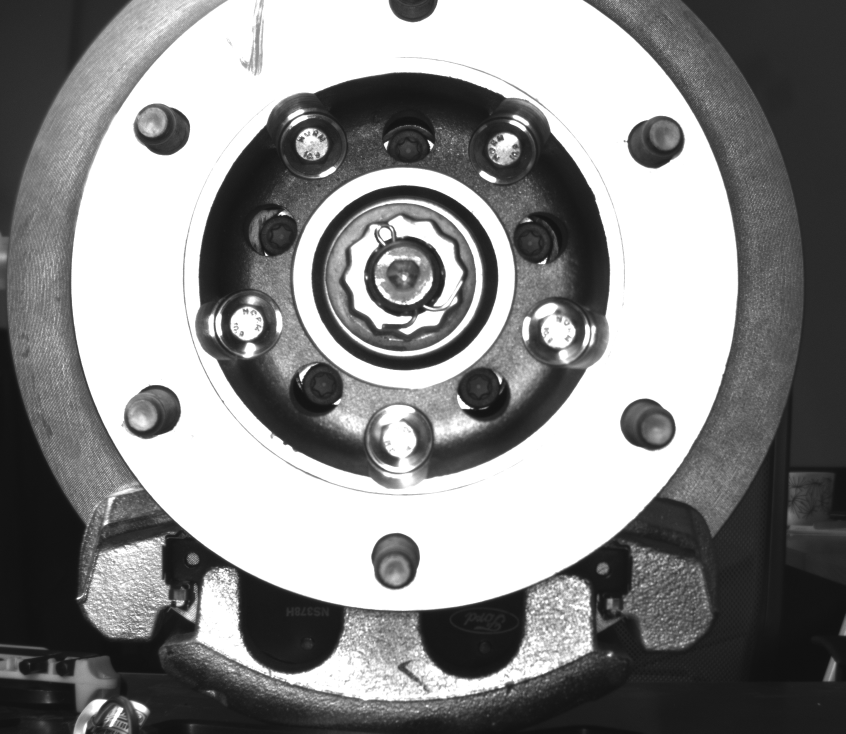
%> input picture MATLAB/Strain Analysis/ImageInvPolarTransform/sample2_crop.png, 1691 x 1467 px (shown at 1/2 size)
$ octave test_inv_polar.m   (GNU Octave 9; MATLAB toolbox functions it lacks are replaced by stand-ins)
%> lines starting %> are read from the running program, lines starting %| are printed output that depends on the picture; in (x1, y1, x2, y2) boxes, pixels count from 0 and x2, y2 are one past the last pixel; in counts of white or black regions, pixels touching at a corner belong together; the program's own positions count from 1
### MATLAB/Strain Analysis/ImageInvPolarTransform/transImageInvPolar_2.m

% This function applies an inverse polar transformation to an image with
% circular structures. [Cx, Cy] is the center location of both of the
% circles, while InnerRadius is the radius for the small circular arc,
% while OuterRadius is for the big one. The transformation is applied
% starting from angle Phi0 to PhiEnd (in radians).
% The result IWarp is a linearized image, in which the circular elements
% are mapped onto linear ones. If the parameter Visualize is set to true,
% then the image with polar region as well as the output are plotted.
% The function only warps the region remaining within the torus lying
% within the two circles.
% Note that I is expected to be a gray valued image. The coordinate axis
% respects the mathematical convention. This is why angular mappings are
% also defind in the similar fashion. Yet, [Cx, Cy] are in pixel
% coordinates.
% Usage (Parameters are illustrative only) :
% fromRadius = 205.0;
% toRadius = 676.0;
% centerX = 802.0;
% centerY = 550.0;
% fromAngle = pi/2;
% toAngle = pi+pi/2;
% transImageInvPolar(I, centerX, centerY, fromRadius, toRadius, fromAngle, toAngle, 1)
% Author: Tolga Birdal

%%
% ver 2:

function [IWarp] = transImageInvPolar_2(I, Cx, Cy, InnerRadius, OuterRadius, Phi0, PhiEnd, Visualize)
%> called with Cx = 802, Cy = 550, InnerRadius = 205, OuterRadius = 676, Phi0 = 0, PhiEnd = 6.28, Visualize = 0

% copy parameters
cx = Cx; cy = Cy;
out = OuterRadius;
in = InnerRadius;
phi0 = Phi0;
phiEnd = PhiEnd;

% compute boundaries and dimensions
M=out-in+1;
rMin=in/out;
rMax=1;

% sampling for the angle
s=out;
r=linspace(rMin, rMax, M);
N=round(out*(phiEnd-phi0));

th=linspace(phi0, phiEnd, N);

% meshgrid in polar space
[TH, R]=meshgrid(-th,r);

% compute the correspondent coordinates
X=R.*cos(TH);
Y=R.*sin(TH);
X=X*s+cx;
Y=Y*s+cy;

% warp
IWarp = interp2(I, X,Y);
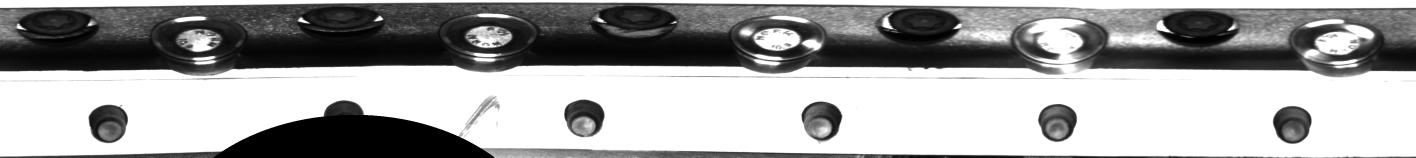
%> IWarp: size 472x4247 double (shown at 1/3 size); 3.7% of the values are NaN or infinite; the others: min 18.11, max 255, mean 176.5; drawn with min black, max white, NaN and infinite black
IWarp(isnan(IWarp)) = 0;
if (Visualize)
    figure, imshow(I, []);
    hold on, viscircles([cx cy; cx cy], [in out]);
    figure, imshow(IWarp,[]);
end

end

### MATLAB/Strain Analysis/ImageInvPolarTransform/transImageInvPolar_3.m

% This function applies an inverse polar transformation to an image with
% circular structures. [Cx, Cy] is the center location of both of the
% circles, while InnerRadius is the radius for the small circular arc,
% while OuterRadius is for the big one. The transformation is applied
% starting from angle Phi0 to PhiEnd (in radians).
% The result IWarp is a linearized image, in which the circular elements
% are mapped onto linear ones. If the parameter Visualize is set to true,
% then the image with polar region as well as the output are plotted.
% The function only warps the region remaining within the torus lying
% within the two circles.
% Note that I is expected to be a gray valued image. The coordinate axis
% respects the mathematical convention. This is why angular mappings are
% also defind in the similar fashion. Yet, [Cx, Cy] are in pixel
% coordinates.
% Usage (Parameters are illustrative only) :
% fromRadius = 205.0;
% toRadius = 676.0;
% centerX = 802.0;
% centerY = 550.0;
% fromAngle = pi/2;
% toAngle = pi+pi/2;
% transImageInvPolar(I, centerX, centerY, fromRadius, toRadius, fromAngle, toAngle, 1)
% Author: Tolga Birdal

%%
% ver 2:

function [IWarp] = transImageInvPolar_3(I, Cx, Cy, InnerRadius, OuterRadius, Phi0, PhiEnd, Visualize, PhiLen)
%> called with Cx = 802, Cy = 550, InnerRadius = 205, OuterRadius = 676, Phi0 = 0, PhiEnd = 6.28, Visualize = 0, PhiLen = 360

% copy parameters
cx = Cx; cy = Cy;
out = OuterRadius;
in = InnerRadius;
phi0 = Phi0;
phiEnd = PhiEnd;

% compute boundaries and dimensions
M=out-in+1;
rMin=in/out;
rMax=1;

% sampling for the angle
s=out;
r=linspace(rMin, rMax, M);
N=round(out*(phiEnd-phi0));

th=linspace(phi0, phiEnd, PhiLen);

% meshgrid in polar space
[TH, R]=meshgrid(-th,r);

% compute the correspondent coordinates
X=R.*cos(TH);
Y=R.*sin(TH);
X=X*s+cx;
Y=Y*s+cy;

% warp
IWarp = interp2(I, X,Y);
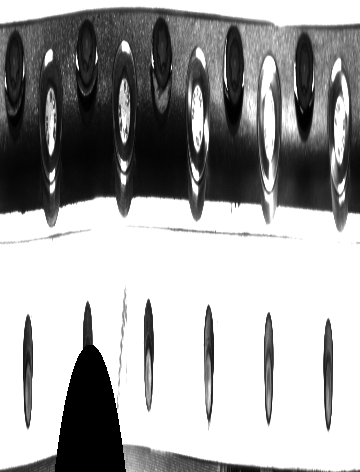
%> IWarp: size 472x360 double; 3.69% of the values are NaN or infinite; the others: min 18.12, max 255, mean 176.6; drawn with min black, max white, NaN and infinite black
IWarp(isnan(IWarp)) = 0;
%> IWarp: size 472x360 double; 3.69% of pixels changed, all inside (x1, y1, x2, y2) = (55, 345, 126, 472)
if (Visualize)
    figure, imshow(I, []);
    hold on, viscircles([cx cy; cx cy], [in out]);
    figure, imshow(IWarp,[]);
end

end

### MATLAB/Strain Analysis/ImageInvPolarTransform/test_inv_polar.m

% This script demonstrates the effectiveness of inverse polar transform in
% unwrapping the circular structures. The code simply loads an image and
% calls the function transImageInvPolar with appropriate parameters.
% Author: Tolga Birdal

close all;
I=double(rgb2gray(imread('sample2_crop.png')));

in=205.0;
out=676.0;
cx=802.0;
cy=550.0;
phi0 = 0;
phiEnd=  2*pi;
figure, imshow(I,[])
ITrans1 = transImageInvPolar_2(I, cx, cy, in, out, phi0, phiEnd, 0);
ITrans2 = transImageInvPolar_3(I, cx, cy, in, out, phi0, phiEnd, 0, 360);
% ITrans3 = transImageInvPolar_4(I, cx, cy, in, out, phi0, phiEnd, 0);
ITrans1 = imresize(ITrans1,[size(ITrans1,1),360]);
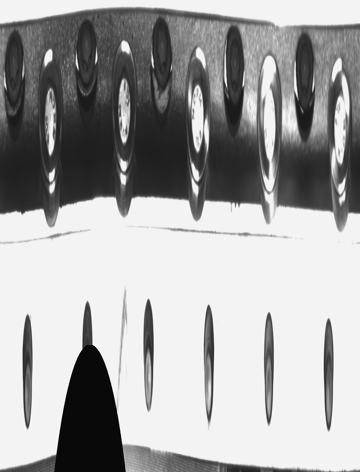
%> ITrans1: size 472x360 double; min -10.66, max 267.8, mean 170; drawn with min black and max white
% diff = ITrans1 - ITrans3;
% figure, imshow(uint8(diff+127))
figure, imshow(uint8(ITrans1))
figure, imshow(uint8(ITrans2))

% You will notice a black (unmapped) area in ITrans. This corresponds to
% the missing circular part on the top of the image (the rest of the
% structure appeared outside the image)
